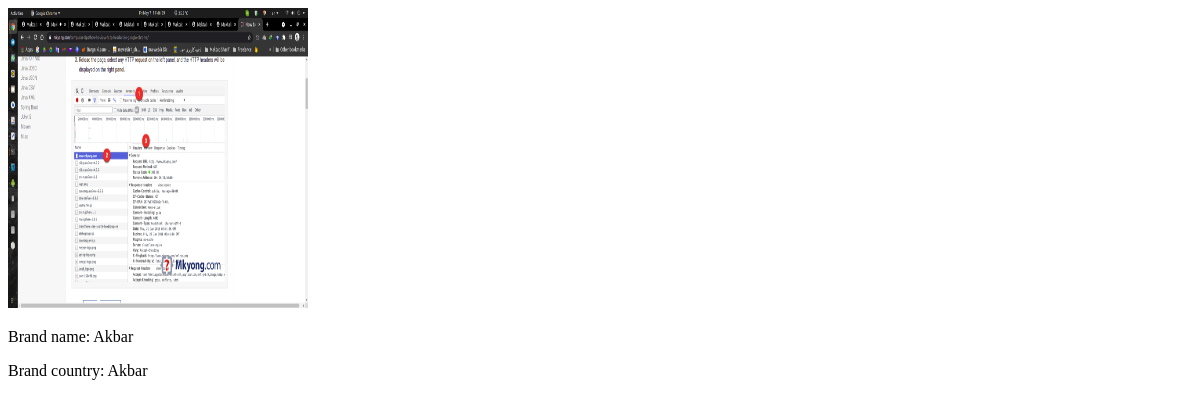
Before: /brand/1 with the older database file.
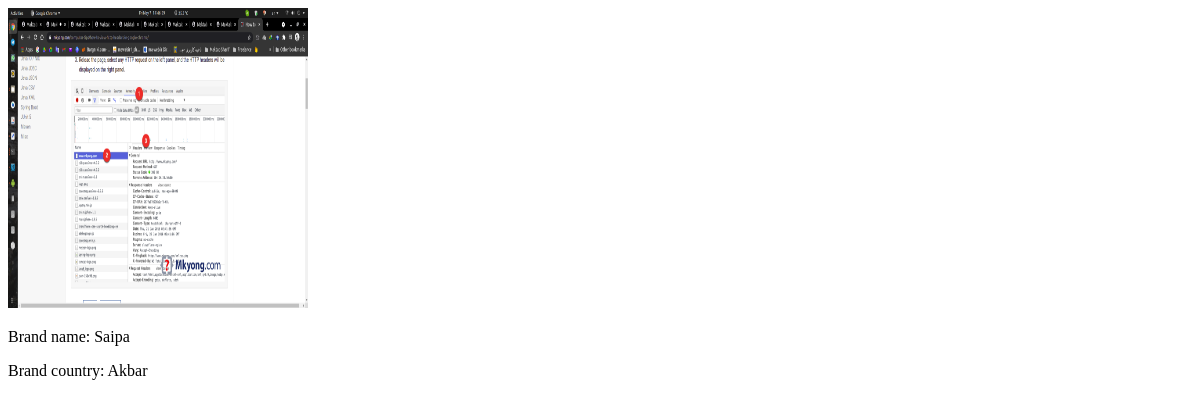
After: the same page with the newer database file.
### core/models.py (models this page shows, shortened)
class BaseModel(models.Model):
    class Meta:
        abstract = True
    objects = BaseManager()
    is_delete = models.BooleanField(default=False, editable=False, db_index=True)

class Brand(BaseModel):
    name = models.CharField(max_length=20, null=False, blank=True, default=default_brand,
                            help_text="The brand's name", verbose_name='Brand name',
                            validators=[brand_validator, validators.MaxLengthValidator(10, "Shorten your brand name!")])
    country = models.CharField(max_length=20)
    image = models.FileField(null=True, default=None, upload_to='brand/', blank=True)

### core/models.py (called while the page is built)
    def get_queryset(self):
        return super().get_queryset().exclude(is_delete=True)

### templates/app1/brand_detail.html (shortened to what this page needs)
{% load static %}
<!DOCTYPE html>
<html lang="en">
<head>
</head>
<body>
<img src="{% if object.image %} {{ object.image.url }}{% else %} {% static 'pp.png' %}{% endif %}" alt="{{ object.name }}" height="300" width="300">
<p>Brand name: {{ object.name }}</p>
<p>Brand country: {{ object.country }}</p>
</body>
</html>

Changed rows visible on the page:
changed Brand "Akbar": name "Akbar" → "Saipa"
